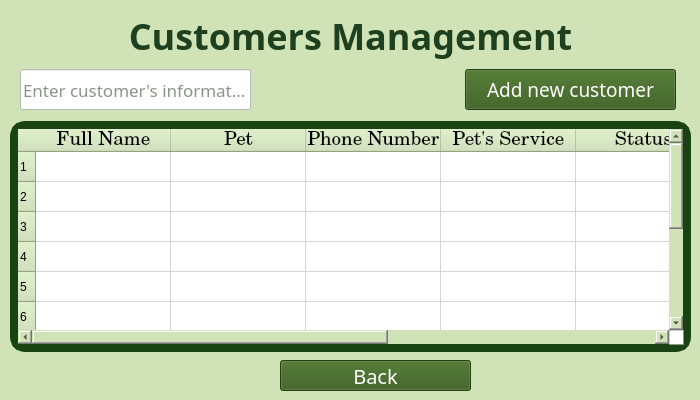
<?xml version="1.0" encoding="UTF-8"?>
<ui version="4.0">
 <class>MainWindow</class>
 <widget class="QMainWindow" name="MainWindow">
  <property name="geometry">
   <rect>
    <x>0</x>
    <y>0</y>
    <width>700</width>
    <height>400</height>
   </rect>
  </property>
  <property name="maximumSize">
   <size>
    <width>700</width>
    <height>400</height>
   </size>
  </property>
  <property name="windowTitle">
   <string>MainWindow</string>
  </property>
  <property name="styleSheet">
   <string notr="true">background-color: rgb(207, 227, 182);</string>
  </property>
  <widget class="QWidget" name="centralwidget">
   <property name="styleSheet">
    <string notr="true">background-color: rgb(207, 227, 182);</string>
   </property>
   <widget class="QWidget" name="horizontalLayoutWidget">
    <property name="geometry">
     <rect>
      <x>10</x>
      <y>10</y>
      <width>681</width>
      <height>51</height>
     </rect>
    </property>
    <layout class="QHBoxLayout" name="horizontalLayout">
     <item>
      <widget class="QLabel" name="label">
       <property name="font">
        <font>
         <family>Kristen ITC</family>
         <pointsize>27</pointsize>
         <weight>75</weight>
         <bold>true</bold>
        </font>
       </property>
       <property name="styleSheet">
        <string notr="true">color: rgb(31, 64, 31);</string>
       </property>
       <property name="text">
        <string>Customers Management</string>
       </property>
       <property name="alignment">
        <set>Qt::AlignCenter</set>
       </property>
      </widget>
     </item>
    </layout>
   </widget>
   <widget class="QLabel" name="label_3">
    <property name="geometry">
     <rect>
      <x>10</x>
      <y>110</y>
      <width>681</width>
      <height>251</height>
     </rect>
    </property>
    <property name="text">
     <string/>
    </property>
    <property name="pixmap">
     <pixmap>C:/Users/admin/OneDrive/Downloads/hi (1).png</pixmap>
    </property>
    <property name="scaledContents">
     <bool>true</bool>
    </property>
   </widget>
   <widget class="QPushButton" name="pushButtonAdd">
    <property name="geometry">
     <rect>
      <x>465</x>
      <y>69</y>
      <width>211</width>
      <height>41</height>
     </rect>
    </property>
    <property name="font">
     <font>
      <family>Berlin Sans FB</family>
      <pointsize>14</pointsize>
      <weight>50</weight>
      <bold>false</bold>
     </font>
    </property>
    <property name="styleSheet">
     <string notr="true">background-color: rgb(51, 89, 23);
color: rgb(255, 255, 255);</string>
    </property>
    <property name="text">
     <string>Add new customer</string>
    </property>
   </widget>
   <widget class="QLineEdit" name="lineEditSearch">
    <property name="geometry">
     <rect>
      <x>20</x>
      <y>69</y>
      <width>231</width>
      <height>41</height>
     </rect>
    </property>
    <property name="font">
     <font>
      <family>Berlin Sans FB</family>
      <pointsize>13</pointsize>
     </font>
    </property>
    <property name="autoFillBackground">
     <bool>false</bool>
    </property>
    <property name="styleSheet">
     <string notr="true">background-color: rgb(255, 255, 255);
color: rgb(17, 46, 13);</string>
    </property>
    <property name="text">
     <string/>
    </property>
    <property name="dragEnabled">
     <bool>false</bool>
    </property>
    <property name="readOnly">
     <bool>false</bool>
    </property>
    <property name="placeholderText">
     <string>Enter customer's information</string>
    </property>
    <property name="clearButtonEnabled">
     <bool>true</bool>
    </property>
   </widget>
   <widget class="QTableWidget" name="tableWidgetCustomer">
    <property name="geometry">
     <rect>
      <x>10</x>
      <y>121</y>
      <width>681</width>
      <height>231</height>
     </rect>
    </property>
    <property name="font">
     <font>
      <family>Century Schoolbook</family>
      <pointsize>16</pointsize>
     </font>
    </property>
    <property name="styleSheet">
     <string notr="true">
QTableWidget {
    border: 8px solid #1a4314; 
    border-radius: 15px;       
    background-color: white;
}</string>
    </property>
    <property name="gridStyle">
     <enum>Qt::SolidLine</enum>
    </property>
    <property name="wordWrap">
     <bool>true</bool>
    </property>
    <attribute name="horizontalHeaderVisible">
     <bool>true</bool>
    </attribute>
    <attribute name="horizontalHeaderCascadingSectionResizes">
     <bool>false</bool>
    </attribute>
    <attribute name="horizontalHeaderDefaultSectionSize">
     <number>135</number>
    </attribute>
    <attribute name="horizontalHeaderMinimumSectionSize">
     <number>24</number>
    </attribute>
    <row>
     <property name="text">
      <string>1</string>
     </property>
    </row>
    <row>
     <property name="text">
      <string>2</string>
     </property>
    </row>
    <row>
     <property name="text">
      <string>3</string>
     </property>
    </row>
    <row>
     <property name="text">
      <string>4</string>
     </property>
    </row>
    <row>
     <property name="text">
      <string>5</string>
     </property>
    </row>
    <row>
     <property name="text">
      <string>6</string>
     </property>
    </row>
    <row>
     <property name="text">
      <string>7</string>
     </property>
    </row>
    <row>
     <property name="text">
      <string>8</string>
     </property>
    </row>
    <row>
     <property name="text">
      <string>9</string>
     </property>
    </row>
    <row>
     <property name="text">
      <string>10</string>
     </property>
    </row>
    <column>
     <property name="text">
      <string>Full Name</string>
     </property>
     <property name="font">
      <font>
       <family>Century Schoolbook</family>
       <pointsize>14</pointsize>
      </font>
     </property>
    </column>
    <column>
     <property name="text">
      <string>Pet</string>
     </property>
     <property name="font">
      <font>
       <family>Century Schoolbook</family>
       <pointsize>14</pointsize>
      </font>
     </property>
    </column>
    <column>
     <property name="text">
      <string>Phone Number</string>
     </property>
     <property name="font">
      <font>
       <family>Century Schoolbook</family>
       <pointsize>14</pointsize>
      </font>
     </property>
    </column>
    <column>
     <property name="text">
      <string>Pet's Service</string>
     </property>
     <property name="font">
      <font>
       <family>Century Schoolbook</family>
       <pointsize>14</pointsize>
      </font>
     </property>
    </column>
    <column>
     <property name="text">
      <string>Status</string>
     </property>
     <property name="font">
      <font>
       <family>Century Schoolbook</family>
       <pointsize>14</pointsize>
      </font>
     </property>
    </column>
    <column>
     <property name="text">
      <string>Appointment</string>
     </property>
     <property name="font">
      <font>
       <family>Century Schoolbook</family>
       <pointsize>14</pointsize>
      </font>
     </property>
    </column>
    <column>
     <property name="text">
      <string>Appointment Status</string>
     </property>
     <property name="font">
      <font>
       <family>Century Schoolbook</family>
       <pointsize>14</pointsize>
      </font>
     </property>
    </column>
    <item row="0" column="0">
     <property name="text">
      <string/>
     </property>
     <property name="font">
      <font>
       <family>Nirmala Text</family>
       <pointsize>16</pointsize>
      </font>
     </property>
    </item>
   </widget>
   <widget class="QPushButton" name="pushButtonBack">
    <property name="geometry">
     <rect>
      <x>280</x>
      <y>360</y>
      <width>191</width>
      <height>31</height>
     </rect>
    </property>
    <property name="font">
     <font>
      <family>Berlin Sans FB</family>
      <pointsize>15</pointsize>
      <weight>50</weight>
      <bold>false</bold>
     </font>
    </property>
    <property name="styleSheet">
     <string notr="true">background-color: rgb(51, 89, 23);
color: rgb(255, 255, 255);</string>
    </property>
    <property name="text">
     <string>Back</string>
    </property>
    <property name="icon">
     <iconset>
      <normaloff>../../image/ic_back.png</normaloff>../../image/ic_back.png</iconset>
    </property>
   </widget>
  </widget>
 </widget>
 <resources/>
 <connections/>
</ui>
